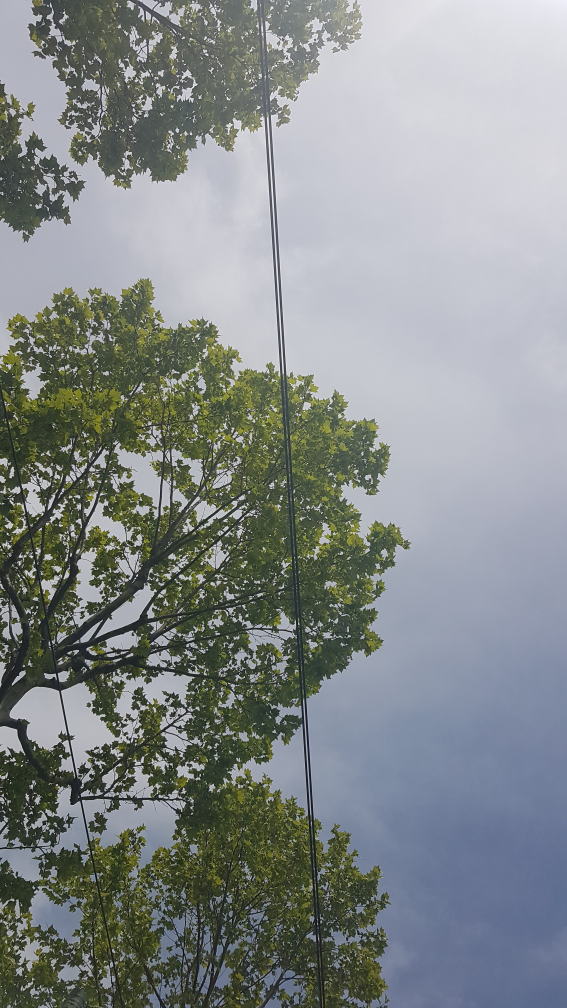
#> input picture images/tree.jpg, 2268 x 4032 px (shown at 1/4 size)
$ python DecorrelationStretch.py   (older library calls are emulated)
#> lines starting #> are read from the running program, lines starting #| are printed output that depends on the picture
#> further down, img is the input picture: shape (4032, 2268, 3); mean B, G, R 137.9, 137.9, 132.5
# -*- coding: utf-8 -*-
"""
Created on Fri May  7 15:40:22 2021

@author: VArri

Decorrelation Stretching

Code is taken on the Internet  :
    https://raw.githubusercontent.com/lbrabec/decorrstretch/master/ds.py

"""

import numpy as np
import os
import cv2
from functools import reduce
import matplotlib.pyplot as plt


def decorrstretch(A, tol=None):
    """
    Apply decorrelation stretch to image

    Arguments:
    A   -- image in cv2/numpy.array format
    tol -- upper and lower limit of contrast stretching
    """

    # save the original shape
    orig_shape = A.shape
#> orig_shape = (4032, 2268, 3)
    # reshape the image
    #         B G R
    # pixel 1 .
    # pixel 2   .
    #  . . .      .
    A = A.reshape((-1,3)).astype(np.float)
    # covariance matrix of A
    cov = np.cov(A.T)
#> cov = [[3615.4, 3483.8, 4006.5], [3483.8, 3370.7, 3901.2], [4006.5, 3901.2, 4839.9]]
    # source and target sigma
    sigma = np.diag(np.sqrt(cov.diagonal()))
#> sigma = [[60.13, 0, 0], [0, 58.06, 0], [0, 0, 69.57]]
    # eigen decomposition of covariance matrix
    eigval, V = np.linalg.eig(cov)
#> eigval = [11602.9, 5.51, 217.6]; V = [[-0.554, -0.653, -0.517], [-0.536, 0.754, -0.379], [-0.637, -0.0675, 0.768]]
    # stretch matrix
    S = np.diag(1/np.sqrt(eigval))
#> S = [[0.00928, 0, 0], [0, 0.426, 0], [0, 0, 0.0678]]
    # compute mean of each color
    mean = np.mean(A, axis=0)
#> mean = [132.5, 137.9, 137.9]
    # substract the mean from image
    A -= mean
    # compute the transformation matrix
    T = reduce(np.dot, [sigma, V, S, V.T])
#> T = [[12.18, -11.65, -0.291], [-11.25, 14.79, -2.22], [-0.337, -2.66, 3.18]]
    # compute offset
    offset = mean - np.dot(mean, T)
#> offset = [116.4, 9.06, 44.41]
    # transform the image
    A = np.dot(A, T)
    # add the mean and offset
    A += mean + offset
    # restore original shape
    B = A.reshape(orig_shape)
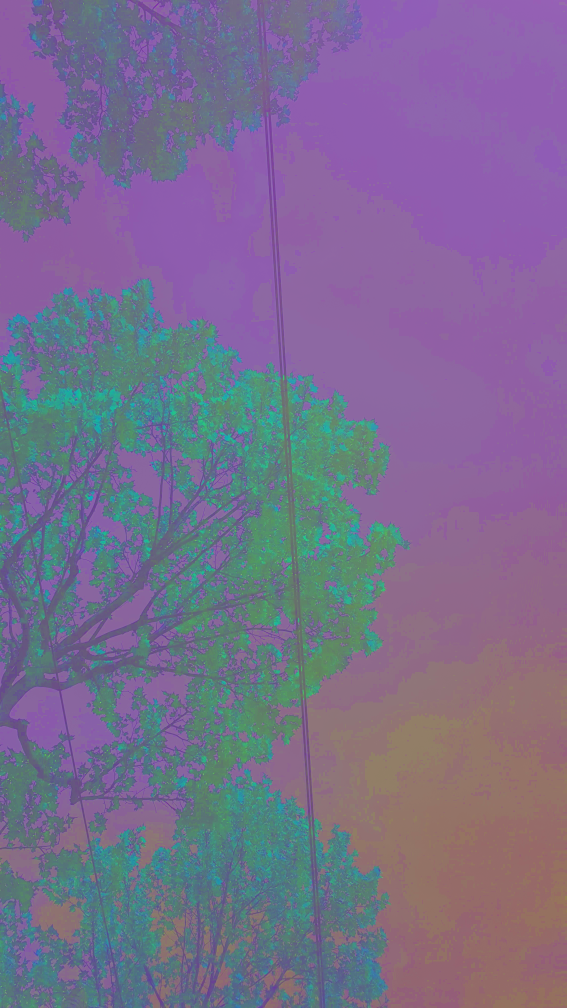
#> B: shape (4032, 2268, 3) float64 (shown at 1/4 size); mean of channels 0, 1, 2 248.9, 146.9, 182.3; drawn with min black and max white
    # for each color...
    for b in range(3):
        # apply contrast stretching if requested
        if tol:
            # find lower and upper limit for contrast stretching
            low, high = np.percentile(B[:,:,b], 100*tol), np.percentile(B[:,:,b], 100-100*tol)
            B[B<low] = low
            B[B>high] = high
        # ...rescale the color values to 0..255
        B[:,:,b] = 255 * (B[:,:,b] - B[:,:,b].min())/(B[:,:,b].max() - B[:,:,b].min())
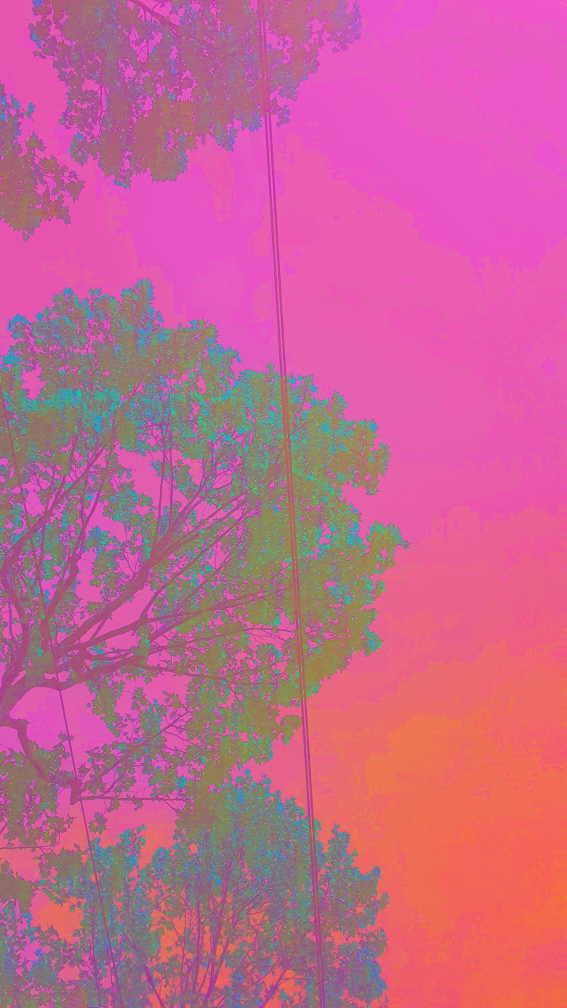
#> B: shape (4032, 2268, 3) float64 (shown at 1/4 size); mean of channels 0, 1, 2 144.8, 101.6, 197; drawn with min black and max white
    # return it as uint8 (byte) image
    return B.astype(np.uint8)

path = os.getcwd()
img_path = os.path.join(path, 'images', 'tree.jpg')
img = cv2.imread(img_path)
img = cv2.cvtColor(img, cv2.COLOR_BGR2RGB)

decorr = decorrstretch(img)

plt.imshow(decorr)
plt.show()

filename = os.path.join(path, 'images', 'tree_decorr.jpg')
cv2.imwrite(filename, decorr)

$ run again, with images/20210507_133045_001_dyn.jpg copied over images/tree.jpg
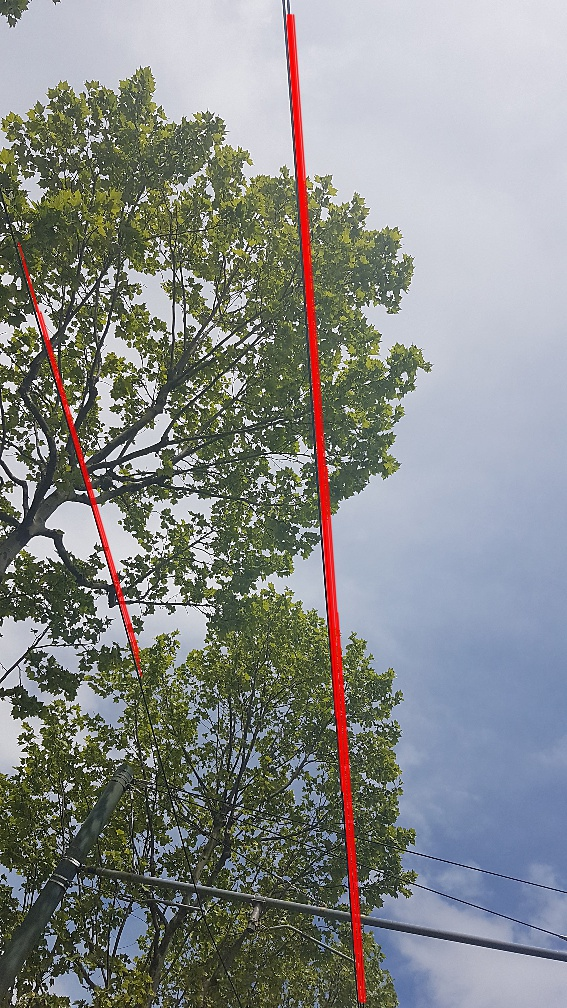
#> input picture images/20210507_133045_001_dyn.jpg, 567 x 1008 px
#> img is the input picture: shape (1008, 567, 3); mean B, G, R 135.9, 137.3, 134.6
#> cov = [[4526.8, 4145, 4759.3], [4145, 4495.2, 5148], [4759.3, 5148, 6347.1]]
#> sigma = [[67.28, 0, 0], [0, 67.05, 0], [0, 0, 79.67]]
#> eigval = [14603.5, 603.3, 162.3]; V = [[0.531, 0.82, 0.216], [0.547, -0.137, -0.826], [0.647, -0.556, 0.521]]
#> S = [[0.00828, 0, 0], [0, 0.0407, 0], [0, 0, 0.0785]]
#> mean = [134.6, 137.3, 135.9]
#> T = [[2.24, -1.09, -0.464], [-1.08, 3.81, -1.86], [-0.549, -2.21, 2.98]]
#> offset = [56.03, 61.49, 48.94]
#> in decorrstretch, `B = A.reshape(orig_shape)`:
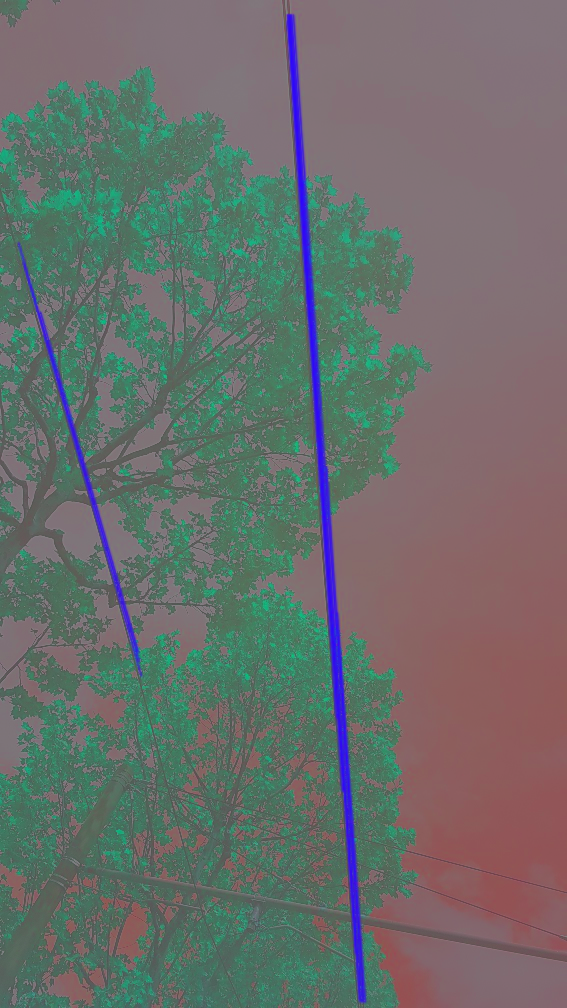
#> B: shape (1008, 567, 3) float64; mean of channels 0, 1, 2 190.6, 198.8, 184.8; drawn with min black and max white
#> after the loop in decorrstretch, `for b in range(3):`:
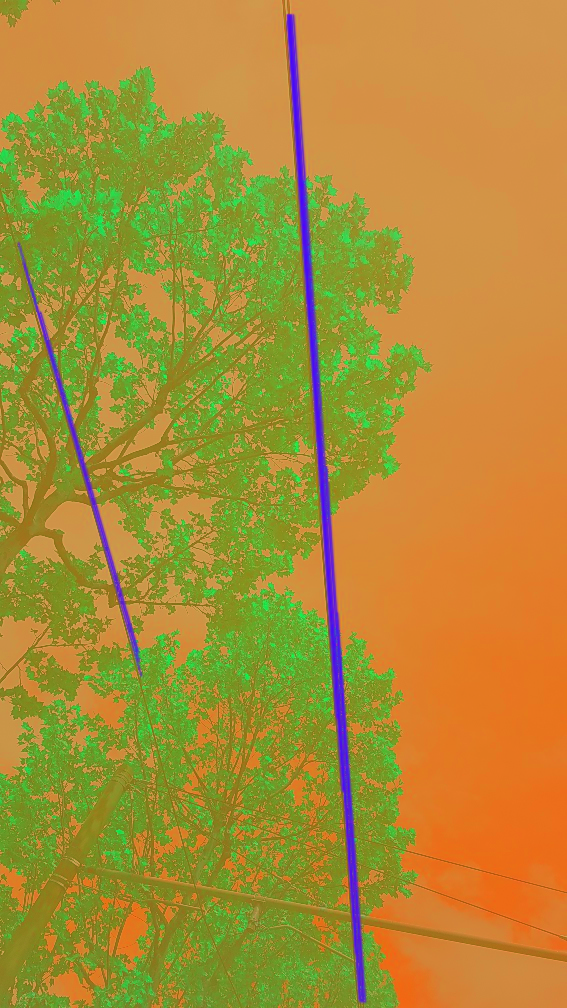
#> B: shape (1008, 567, 3) float64; mean of channels 0, 1, 2 54.3, 142.3, 171.3; drawn as B, G, R

$ run again, with images/HL.jpg copied over images/tree.jpg
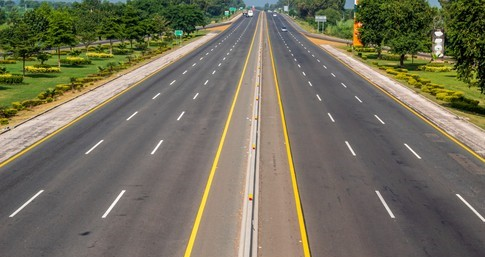
#> input picture images/HL.jpg, 485 x 257 px
#> img is the input picture: shape (257, 485, 3); mean B, G, R 92.5, 111.5, 115.8
#> cov = [[2244.2, 1765.8, 1564], [1765.8, 1492.8, 1247.1], [1564, 1247.1, 1865.3]]
#> sigma = [[47.37, 0, 0], [0, 38.64, 0], [0, 0, 43.19]]
#> eigval = [4964.7, 62.89, 574.7]; V = [[-0.654, -0.638, -0.406], [-0.527, 0.77, -0.36], [-0.542, 0.0214, 0.84]]
#> S = [[0.0142, 0, 0], [0, 0.126, 0], [0, 0, 0.0417]]
#> mean = [115.8, 111.5, 92.54]
#> T = [[3.05, -2.41, -0.517], [-1.97, 3.25, -0.25], [-0.471, -0.28, 1.45]]
#> offset = [26, 54.9, 45.8]
#> in decorrstretch, `B = A.reshape(orig_shape)`:
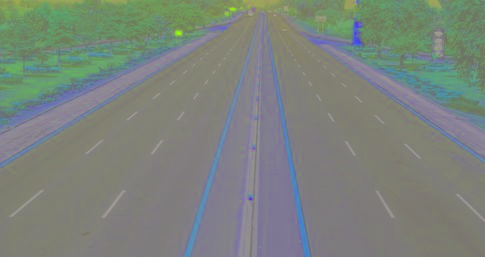
#> B: shape (257, 485, 3) float64; mean of channels 0, 1, 2 141.8, 166.4, 138.3; drawn with min black and max white
#> after the loop in decorrstretch, `for b in range(3):`:
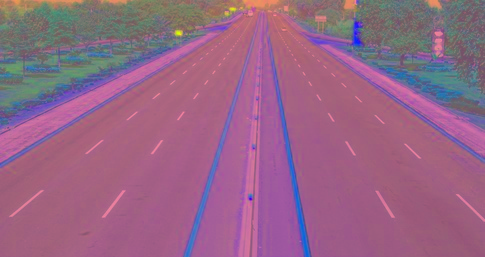
#> B: shape (257, 485, 3) float64; mean of channels 0, 1, 2 134, 101.5, 151.2; drawn as B, G, R

$ run again, with images/PL2.jpg copied over images/tree.jpg
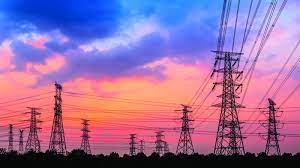
#> input picture images/PL2.jpg, 300 x 168 px
#> img is the input picture: shape (168, 300, 3); mean B, G, R 160.5, 109.7, 154.7
#> cov = [[6989.3, 2604.9, 616.5], [2604.9, 2347.8, 2610.4], [616.5, 2610.4, 5499.1]]
#> sigma = [[83.6, 0, 0], [0, 48.45, 0], [0, 0, 74.16]]
#> eigval = [255.6, 9050.8, 5529.8]; V = [[0.299, -0.741, -0.601], [-0.868, -0.473, 0.151], [0.397, -0.477, 0.785]]
#> S = [[0.0625, 0, 0], [0, 0.0105, 0], [0, 0, 0.0134]]
#> mean = [154.7, 109.7, 160.5]
#> T = [[1.36, -1.15, 0.401], [-0.668, 2.41, -0.851], [0.356, -1.3, 1.52]]
#> offset = [-39.06, 232.5, -52.22]
#> in decorrstretch, `B = A.reshape(orig_shape)`:
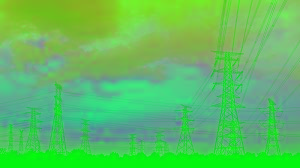
#> B: shape (168, 300, 3) float64; mean of channels 0, 1, 2 115.6, 342.2, 108.3; drawn with min black and max white
#> after the loop in decorrstretch, `for b in range(3):`:
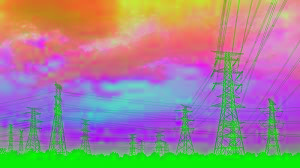
#> B: shape (168, 300, 3) float64; mean of channels 0, 1, 2 145.9, 134.1, 160.7; drawn as B, G, R
